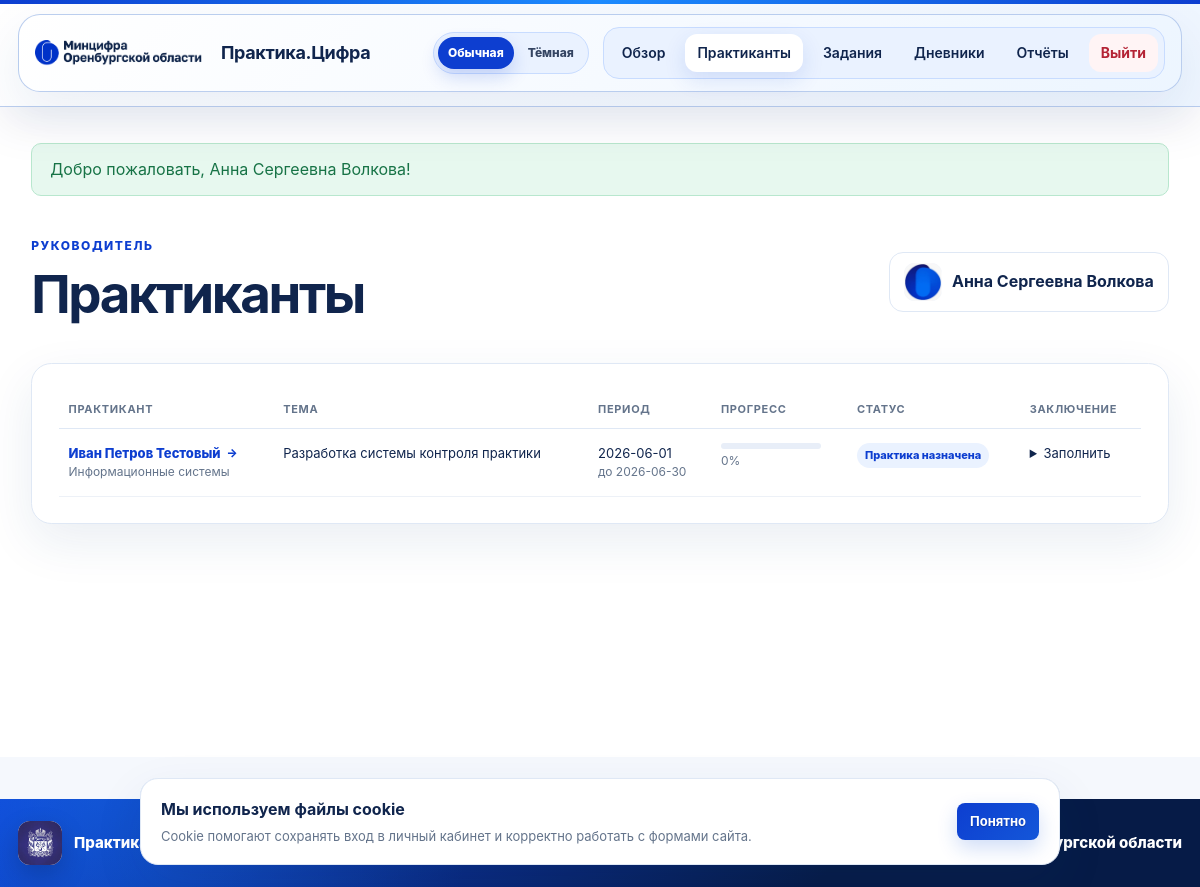
The app's page /index.php?page=interns (signed in) with its own data.
### tables this page shows
CREATE TABLE users (
        id INTEGER PRIMARY KEY AUTOINCREMENT,
        full_name TEXT NOT NULL,
        email TEXT NOT NULL UNIQUE,
        password_hash TEXT NOT NULL,
        role TEXT NOT NULL CHECK(role IN ('admin', 'mentor', 'intern')),
        phone TEXT DEFAULT '',
        department TEXT DEFAULT '',
        position TEXT DEFAULT '',
        created_at TEXT NOT NULL DEFAULT CURRENT_TIMESTAMP
    , mentor_status TEXT NOT NULL DEFAULT 'approved' CHECK(mentor_status IN ('approved', 'pending')));

CREATE TABLE intern_profiles (
        user_id INTEGER PRIMARY KEY,
        university TEXT NOT NULL,
        specialty TEXT NOT NULL,
        course INTEGER NOT NULL,
        group_name TEXT DEFAULT '',
        practice_topic TEXT NOT NULL,
        start_date TEXT NOT NULL,
        end_date TEXT NOT NULL,
        mentor_id INTEGER,
        status TEXT NOT NULL DEFAULT 'Практика назначена',
        final_grade TEXT DEFAULT '',
        conclusion TEXT DEFAULT '',
        FOREIGN KEY (user_id) REFERENCES users(id) ON DELETE CASCADE,
        FOREIGN KEY (mentor_id) REFERENCES users(id) ON DELETE SET NULL
    );

### config.php (called while the page is built, shortened)
<?php
function e(?string $value): string
{
    return htmlspecialchars($value ?? '', ENT_QUOTES, 'UTF-8');
}
function user(): ?array
{
    return $_SESSION['user'] ?? null;
}
function require_role(string ...$roles): array
{
    $current = user();
    return $current;
}
function role_name(string $role): string
{
    return ['admin' => 'Администратор', 'mentor' => 'Руководитель', 'intern' => 'Практикант'][$role] ?? $role;
}
function progress(PDO $db, int $internId): int
{
    $stmt = $db->prepare("SELECT COUNT(*) total, SUM(CASE WHEN status = 'Выполнено' THEN 1 ELSE 0 END) done FROM tasks WHERE intern_id = ?");
    $stmt->execute([$internId]);
    $row = $stmt->fetch();
    return (int)$row['total'] === 0 ? 0 : (int)round(((int)$row['done'] / (int)$row['total']) * 100);
}
function fetch_all(PDO $db, string $sql, array $params = []): array
{
    $stmt = $db->prepare($sql);
    $stmt->execute($params);
    return $stmt->fetchAll();
}

### index.php (the view, shortened to what this page needs)
<?php
require __DIR__ . '/config.php';
$page = $_GET['page'] ?? (user() ? 'dashboard' : 'home');
$flash = $_SESSION['flash'] ?? null;
$mentors = fetch_all($db, "SELECT id, full_name, department, position FROM users WHERE role = 'mentor' AND mentor_status = 'approved' ORDER BY full_name");
$publicPages = ['home', 'about', 'login', 'register', 'forgot', 'reset'];
$current = user();
if (!in_array($page, $publicPages, true)) {
    $current = require_role('intern', 'mentor', 'admin');
}
function nav_items(?array $current): array
{
    if ($current['role'] === 'mentor') return ['dashboard' => 'Обзор', 'interns' => 'Практиканты', 'tasks' => 'Задания', 'diary' => 'Дневники', 'reports' => 'Отчёты'];
    return ['dashboard' => 'Обзор', 'users' => 'Пользователи', 'assignments' => 'Назначения'];
}
$pageTitle = '';
if ($current) {
    $pageTitle = $page === 'dashboard'
        ? greeting_text() . ', ' . short_name((string)$current['full_name'])
        : (nav_items($current)[$page] ?? ($page === 'intern_detail' ? 'Карточка практиканта' : 'Личный кабинет'));
}
?>
<!doctype html>
<html lang="ru">
<head>
    <link rel="stylesheet" href="assets/style.css?v=20260606-mobile-theme">
    <link rel="stylesheet" href="assets/responsive-theme.css?v=20260608-intern-detail">
</head>
<body>
<header class="topbar">
    <div class="topbar-shell">
        <a class="brand" href="index.php"><img src="assets/mincifra-logo.png" alt="Минцифра Оренбургской области"><span><b>Практика.Цифра</b></span></a>
        <div class="topbar-right">
            <div class="theme-switch" role="group" aria-label="Выбор темы сайта">
                <button class="theme-option" type="button" data-theme-value="light">Обычная</button>
                <button class="theme-option" type="button" data-theme-value="dark">Тёмная</button>
            </div>
            <nav>
                <?php foreach (nav_items(user()) as $key => $label): ?>
                    <a class="<?= $page === $key ? 'active' : '' ?>" href="index.php?page=<?= e($key) ?>"><?= e($label) ?></a>
                <?php endforeach; ?>
                <?php if (user()): ?><form class="logout-form" method="post"><input type="hidden" name="action" value="logout"><?= csrf_field() ?><button class="logout" type="submit">Выйти</button></form><?php else: ?><a class="button small" href="index.php?page=register">Подать заявку</a><?php endif; ?>
            </nav>
        </div>
    </div>
</header>
<main>
<?php if ($flash): ?><div class="flash <?= e($flash['type']) ?>"><?= e($flash['message']) ?></div><?php endif; ?>
<?php if ($page === 'home'): ?>
    <section class="hero">
        <div>
            <span class="eyebrow">Единая цифровая среда практики</span>
            <h1>От заявки до итогового заключения — в одной системе</h1>
            <p>Организация, сопровождение и контроль прохождения практики студентами в Министерстве цифрового развития и связи Оренбургской области.</p>
            <div class="actions"><a class="button" href="index.php?page=register">Подать заявку</a><a class="button secondary" href="index.php?page=about">Как это работает</a></div>
        </div>
        <div class="hero-visual">
            <div class="hero-glow"></div>
            <img class="hero-brand-card" src="assets/mincifra-card.jpg" alt="Министерство цифрового развития и связи Оренбургской области">
            <div class="hero-card">
                <img src="assets/orenburg-emblem.webp" alt="Герб Оренбургской области"><div><b>Официальная система</b></div>
            </div>
        </div>
    </section>
    <section class="section"><div class="section-head"><span class="eyebrow">Возможности</span><h2>Практика без лишней переписки</h2></div>
        <div class="feature-showcase">
            <article class="feature feature-primary"><b>01</b><h3>Практикантам</h3><p>Регистрация, выбор руководителя, задания, дневник практики и загрузка отчётов в одном кабинете.</p></article>
            <article class="feature feature-primary"><b>02</b><h3>Руководителям</h3><p>Общий прогресс студентов, постановка задач, проверка отчётов и ежедневных записей дневника.</p></article>
        </div>
    </section>
    <section class="section location-section">
        <div class="location-card">
            <div class="location-copy">
                <span class="eyebrow">Где мы находимся</span>
                <h2>Здание Министерства цифрового развития и связи</h2>
                <a class="button secondary" href="https://yandex.ru/maps/-/CPX0MI7h" target="_blank" rel="noopener">Открыть в Яндекс.Картах</a>
            </div>
            <div class="map-frame">
                <iframe src="https://yandex.ru/map-widget/v1/?ll=55.096744%2C51.761768&amp;pt=55.096409%2C51.761616%2Cpm2rdm&amp;z=18" title="Карта расположения здания Министерства цифрового развития и связи" width="100%" height="720" loading="lazy" allowfullscreen></iframe>
            </div>
        </div>
    </section>
<?php else: ?>
    <section class="dashboard-head"><div><span class="eyebrow"><?= e(role_name($current['role'])) ?></span><h1><?= e($pageTitle) ?></h1></div><div class="user-chip"><span><img src="assets/mincifra-symbol.jpg" alt=""></span><div><b><?= e($current['full_name']) ?></b></div></div></section>
    <?php if ($page === 'dashboard' && $current['role'] === 'intern'):
        $profile = fetch_one($db, 'SELECT p.*, u.full_name mentor_name, u.department FROM intern_profiles p LEFT JOIN users u ON u.id = p.mentor_id WHERE p.user_id = ?', [$current['id']]);
        $stats = fetch_one($db, "SELECT COUNT(*) total, SUM(CASE WHEN status='Выполнено' THEN 1 ELSE 0 END) done FROM tasks WHERE intern_id=?", [$current['id']]); ?>
        <div class="stat-grid"><article class="stat"><span>Общий прогресс</span><strong><?= progress($db, $current['id']) ?>%</strong><div class="progress"><i style="width:<?= progress($db, $current['id']) ?>%"></i></div></article><article class="stat"><span>Заданий выполнено</span><strong><?= (int)$stats['done'] ?> / <?= (int)$stats['total'] ?></strong></article><article class="stat"><span>Статус практики</span><strong class="status-text"><?= e($profile['status']) ?></strong></article></div>
        <div class="two-col"><section class="panel"><h2>Моя практика</h2><dl class="details"><dt>Тема</dt><dd><?= e($profile['practice_topic']) ?></dd><dt>Период</dt><dd><?= e($profile['start_date']) ?> — <?= e($profile['end_date']) ?></dd><dt>Руководитель</dt><dd><?= e($profile['mentor_name']) ?><small><?= e($profile['department']) ?></small></dd></dl></section><section class="panel"><h2>Быстрые действия</h2><div class="quick"><a href="index.php?page=tasks">Открыть задания <b>→</b></a><a href="index.php?page=diary">Заполнить дневник <b>→</b></a><a href="index.php?page=reports">Загрузить отчёт <b>→</b></a><a href="index.php?page=profile">Посмотреть заключение <b>→</b></a></div></section></div>
    <?php elseif ($page === 'interns' && $current['role']==='mentor'):
        $interns=fetch_all($db,'SELECT u.id,u.full_name,u.email,p.* FROM users u JOIN intern_profiles p ON p.user_id=u.id WHERE p.mentor_id=? ORDER BY u.full_name',[$current['id']]); ?>
        <section class="panel"><?php render_intern_table($db,$interns,true);?></section>
    <?php endif; ?>
<?php endif; ?>
</main>
<footer class="site-footer">
    <div class="footer-main">
        <div class="footer-brand"><img src="assets/orenburg-emblem.webp" alt=""><div><b>Практика.Цифра</b></div></div>
        <nav class="footer-links">
            <?php foreach (nav_items(user()) as $key => $label): ?>
                <a href="index.php?page=<?= e($key) ?>"><?= e($label) ?></a>
            <?php endforeach; ?>
        </nav>
        <div class="footer-contact"><span>Минцифра Оренбургской области</span></div>
    </div>
</footer>
<div class="cookie-banner" data-cookie-banner hidden>
    <div>
        <b>Мы используем файлы cookie</b>
        <p>Cookie помогают сохранять вход в личный кабинет и корректно работать с формами сайта.</p>
    </div>
    <button class="button small" type="button" data-cookie-accept>Понятно</button>
</div>
</body></html>
<?php
function render_intern_table(PDO $db, array $interns, bool $withConclusion = false): void { ?>
<div class="table-wrap"><table><thead><tr><th>Практикант</th><th>Тема</th><th>Период</th><th>Прогресс</th><th>Статус</th><?= $withConclusion?'<th>Заключение</th>':''?></tr></thead><tbody><?php foreach($interns as $i): $p=progress($db,(int)$i['id']);?><tr><td><a class="intern-link" href="index.php?page=intern_detail&id=<?=$i['id']?>"><?=e($i['full_name'])?></a><small><?=e($i['specialty'])?></small></td><td><?=e($i['practice_topic'])?></td><td><?=e($i['start_date'])?><small>до <?=e($i['end_date'])?></small></td><td><div class="progress compact"><i style="width:<?=$p?>%"></i></div><small><?=$p?>%</small></td><td><span class="badge"><?=e($i['status'])?></span></td><?php if($withConclusion):?><td><details><summary>Заполнить</summary><form class="mini-form" method="post"><input type="hidden" name="action" value="finalize"><?= csrf_field() ?><input type="hidden" name="intern_id" value="<?=$i['id']?>"><input name="final_grade" placeholder="Оценка" required><textarea name="conclusion" placeholder="Заключение" required></textarea><button class="button small">Сохранить</button></form></details></td><?php endif;?></tr><?php endforeach;?></tbody></table><?php if(!$interns):?><div class="empty">Закреплённых практикантов пока нет.</div><?php endif;?></div><?php }

### records on screen
users: full_name "Анна Сергеевна Волкова"
intern_profiles: user_id.full_name "Иван Петров Тестовый", specialty "Информационные системы", practice_topic "Разработка системы контроля практики", start_date "2026-06-01", end_date "2026-06-30", p "0", status "Практика назначена"

### other values on screen
$label "Обзор"
$label "Практиканты"
$label "Задания"
$label "Дневники"
$label "Отчёты"
$flash['message'] "Добро пожаловать, Анна Сергеевна Волкова!"
role_name($current['role']) "РУКОВОДИТЕЛЬ"
$pageTitle "Практиканты"
